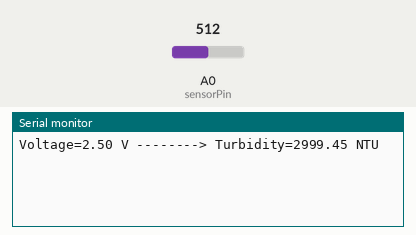
The sketch below on a simulated Arduino Uno, built with avr-gcc and run on an emulated ATmega328P. On the bench: the last lines printed to the serial monitor. The test bench sets the inputs (shaded band); at power-on: A0 (sensorPin) = 512.

Above: at 1.2 s.
1.3 s: A0 (sensorPin) set to 716
At 1.7 s:
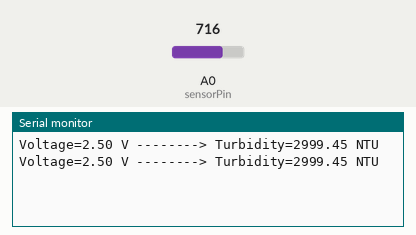
2.8 s: A0 (sensorPin) set to 810
At 4.2 s:
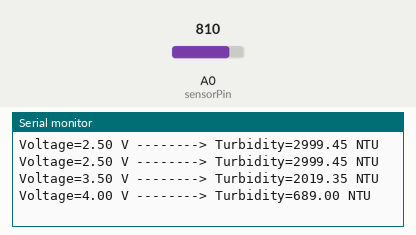
Timing chart, 0 to 5.8 s (numbered marks = the images above; inputs shaded):
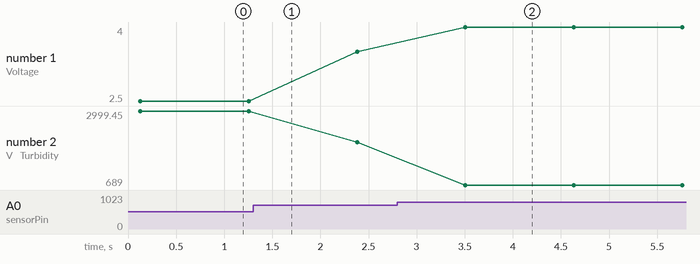

Measured:
- after the input at 2.8 s, the serial monitor: prints a new line after 0.71 s (image 2)
- plotted number 1: 2.5 → 3.5 after the input at 1.3 s, 3.5 → 4 after the input at 2.8 s
- plotted number 2: 2999.45 → 2019.35 after the input at 1.3 s, 2019.35 → 689 after the input at 2.8 s

The sketch:

Turbidity-Code.ino
```cpp
int sensorPin = A0;
float volt;
float ntu;

void setup()
{
  Serial.begin(9600);
}

void loop()
{

    volt = 0;
    for(int i=0; i<800; i++)                              // Loop to take 800 readings
    {
        volt += ((float)analogRead(sensorPin)/1023)*5;    // Read the input on analog pin 0 & Convert the analog reading (which goes from 0 - 1023) to a voltage (0 - 5V):
    }
    volt = volt/800;                                      // Taking the Average of 800 Readings
    volt = round_to_dp(volt,1);                           // Calling the "round_to_dp" method to round off the volt reading
    if(volt < 2.5){                                       // If volt is less than 2.5 then run the block
      ntu = 3000;                                         // Set the Turbidity value to 3000
    }else{
      ntu = -1120.4*square(volt)+5742.3*volt-4353.8;      // If the volt is above 2.5 then calculate the NTU value by using the equation give in the graph
    }
    Serial.println("Voltage="+String(volt)+" V --------> Turbidity="+String(ntu)+" NTU");  // Printing results on serial moniter
    delay(1000);                                                                           // Delay of 1 sec
}

float round_to_dp( float in_value, int decimal_place )    // Method to round of the volt value
{
  float multiplier = powf( 10.0f, decimal_place );
  in_value = roundf( in_value * multiplier ) / multiplier;
  return in_value;
}
//##################################################################################################
/*
void setup() {
  Serial.begin(9600); //Baud rate: 9600
}
void loop() {
  int sensorValue = analogRead(A0);// read the input on analog pin 0:
  float volt = sensorValue * (5.0 / 1024.0); // Convert the analog reading (which goes from 0 - 1023) to a voltage (0 - 5V):
  //Serial.println(volt); // print out the value you read:
  delay(2000);

  float ntu = -1120.4*(volt*volt)+5742.3*volt-4353.9;

  //if((volt>=2.5)&(ntu>=0))
  //{
    Serial.println("Voltage="+String(volt)+" V --------> Turbidity="+String(ntu)+" NTU");
    delay(500);
  //}

}
*/
```
